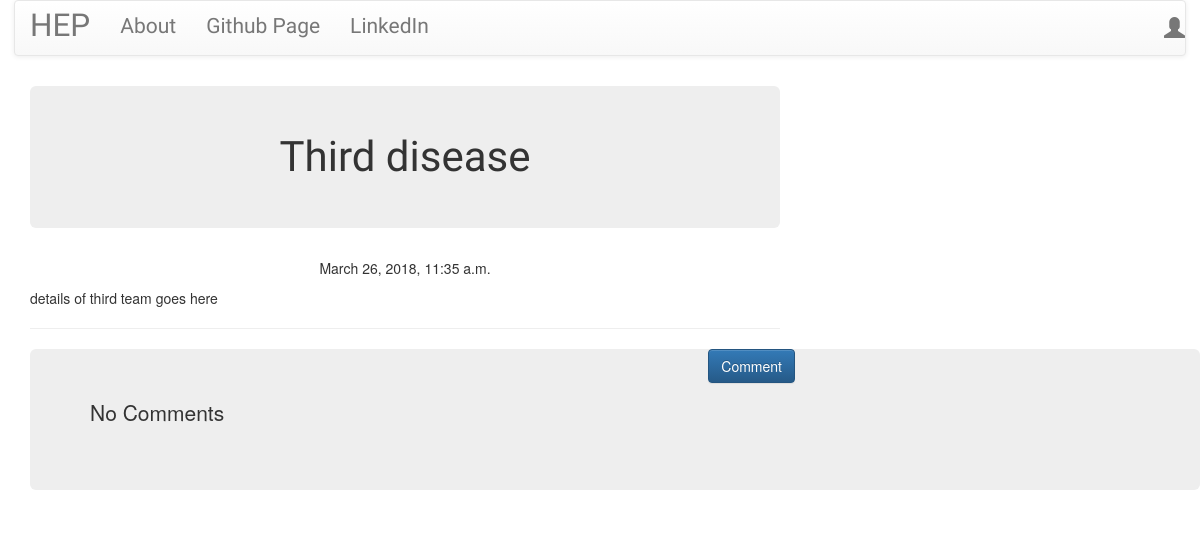
Before: /post/9 with the older database file.
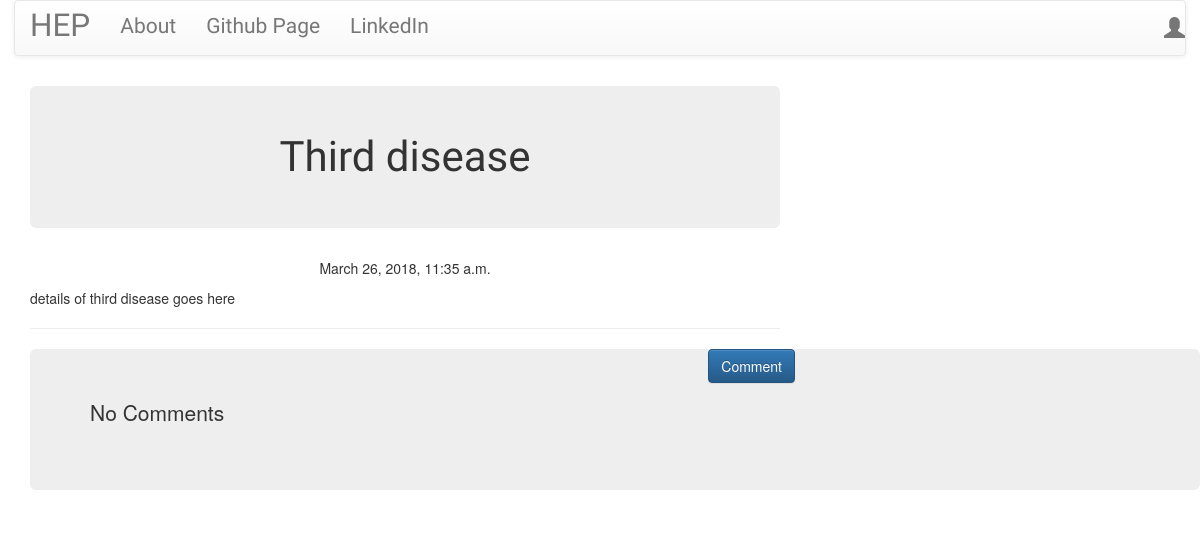
After: the same page with the newer database file.
### blog/models.py (models this page shows, shortened)
class Post(models.Model):
    author = models.ForeignKey('auth.User')
    title = models.CharField(max_length=260)
    text = models.TextField()
    created_date = models.DateTimeField(default = timezone.now)
    published_date = models.DateTimeField(blank=True,null=True)

### blog/views.py (the view)
# urls.py: url(r'^post/(?P<pk>\d+)$', views.PostDetailView.as_view(),name='post_detail'),
class PostDetailView(DetailView):
    model = Post

### blog/templates/blog/post_detail.html (shortened to what this page needs)
{% extends "blog/base.html" %}
{% block content %}
<h1 class="posttitle loader jumbotron">{{post.title}}</h1>
{% if post.published_date %}
<div class="date postdate">
{{post.published_date}}
</div>
{% else %}
<a class="btn btn-default" href="{% url 'post_publish' pk=post.pk %}">Publish</a>
{% endif %}
<p class="postcontent">{{post.text|safe|linebreaksbr}}</p>
<hr>
<a class="btn btn-primary btn-comment"  href="{% url 'add_comment_to_post' pk=post.pk %}">Comment</a>
<div class="container jumbotron">
{% for comment in post.comments.all %}
<br>
{% if user.is_authenticated or comment.approved_comment %}
{{comment.created_date}}
    {% if not comment.approved_comment %}
        <a class="btn btn-default" href="{% url 'comment_remove' pk=comment.pk %}"><span class="glyphicon glyphicon-remove"></span></a>
        <a class="btn btn-default" href="{% url 'comment_approve' pk=comment.pk %}"><span class="glyphicon glyphicon-ok"></span></a>
    {% endif %}
    <p style="color:white">{{comment.text|safe|linebreaksbr}}</p>
    <p>Posted by: {{comment.author}}</p>
{% endif %}
{% empty %}
<p>No Comments</p>
{% endfor %}
</div>
{% endblock %}

Changed rows visible on the page:
changed Post "Third disease": text "details of third team goes here" → "details of third disease goes here"
